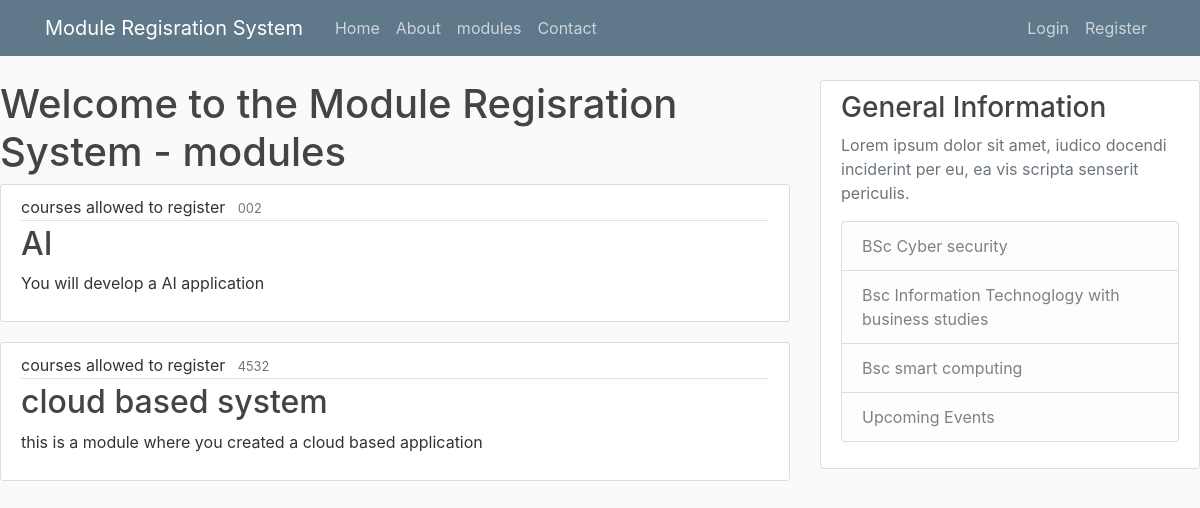
Before: /modules with the older database file.
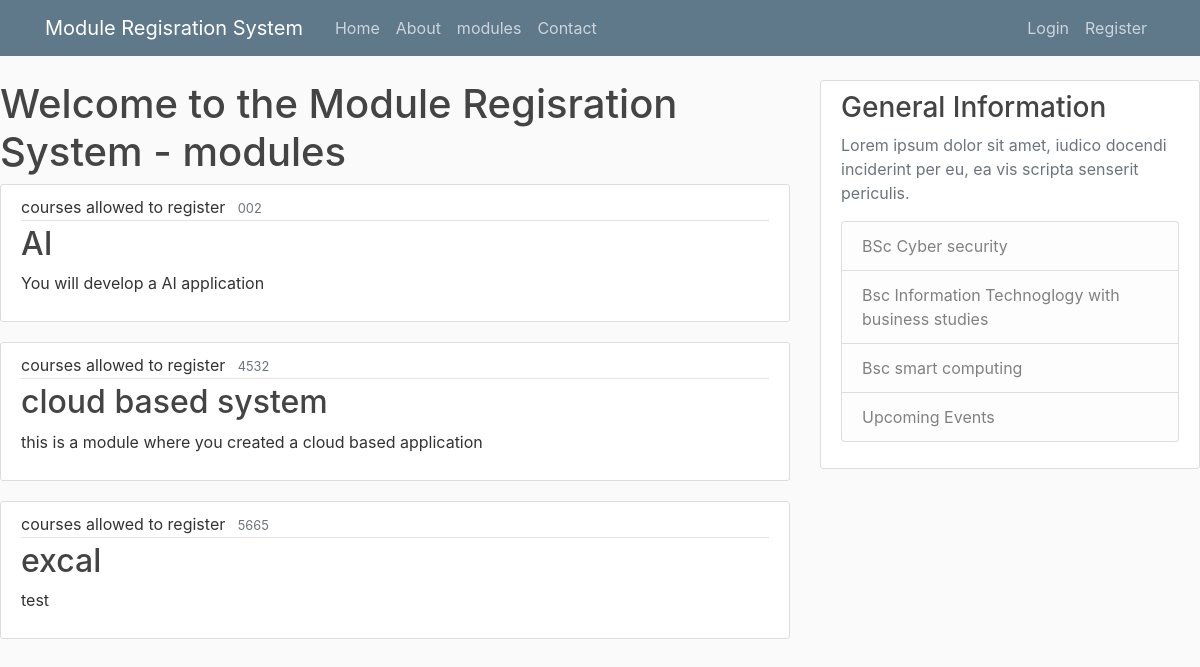
After: the same page with the newer database file.
### ModuleRegisrationSystem/models.py (models this page shows)
class Module(models.Model):
    Name = models.CharField(max_length = 100)
    Code = models.CharField(max_length = 100)
    Credit = models.CharField(max_length = 100)
    Category = models.CharField(max_length = 100)
    details = models.TextField()
    Availbity = models.CharField(max_length= 100, choices= [('yes', 'yes'), ('no', 'no')],default= 'yes')
    Groups = models.ManyToManyField(Group,related_name= 'modules')
    def __str__(self):
        return f'{self.Name}'

### ModuleRegisrationSystem/views.py (the view)
# urls.py: path('modules', PostListView.as_view(), name = 'modules'),
class PostListView(ListView):
    model = Module
    template_name = 'ModuleRegisrationSystem/modules.html'
    context_object_name = 'modules'
    ordering = ['Code']
    paginate_by = 5

### ModuleRegisrationSystem/templates/ModuleRegisrationSystem/modules.html (shortened to what this page needs)
{% extends "ModuleRegisrationSystem/base.html" %}
{% block content %}
    <h1>Welcome to the Module Regisration System - modules</h1>
{% for Module in modules %}
    <article class="media content-section">
        <div class="media-body">
        <div class="article-metadata">
            <a class ="mr-2"> courses allowed to register</a>
            <small class="text-muted">{{ Module.Code }}</small>
    </div>
    <h2><a class="article-title" href="#">{{ Module }}</a></h2>
    <p class="article-content">{{ Module.details }}</p>
    </div>
    </article>
{% endfor %}
{% endblock content %}

### ModuleRegisrationSystem/templates/ModuleRegisrationSystem/base.html (shortened to what this page needs)
{% load static %}
<!DOCTYPE html>
<html>
<head>
    <link rel="stylesheet" href="https://cdn.jsdelivr.net/npm/bootstrap@4.0.0/dist/css/bootstrap.min.css">
    <link rel="stylesheet" type="text/css" href="{% static 'css/styles.css'%}" />
</head>
<body>
    <div class="container">
        <header class="site-header">
            <nav class="navbar navbar-expand-md navbar-dark bg-steel fixed-top">
                <div class="container">
                <a class="navbar-brand mr-4" href="#">Module Regisration System</a>
                <div class="collapse navbar-collapse" id="navbarToggle">
                    <div class="navbar-nav mr-auto">
                        <a class="nav-item nav-link" href="{% url 'ModuleRegisrationSystem:home' %}">Home</a>
                        <a class="nav-item nav-link" href="{% url 'ModuleRegisrationSystem:about' %}">About</a>
                        <a class="nav-item nav-link" href="{% url 'ModuleRegisrationSystem:modules' %}">modules</a>
                        <a class="nav-item nav-link" href="{% url 'ModuleRegisrationSystem:contact' %}">Contact</a>
                    </div>
                    <div class="navbar-nav">
                        {% if user.is_authenticated %}
                        <a class="nav-item nav-link" href="{% url 'profile' %}">Profile</a>
                        <a class="nav-item nav-link" href="{% url 'logout' %}">Logout</a>
                        {% else %}
                            <a class="nav-item nav-link" href="{% url 'login' %}">Login</a>
                    <a class="nav-item nav-link" href="{% url 'register'%}">Register</a>
                            {% endif %}
                        </div>
                    </div>
                </div>
                </div>
        <div class="row">
            <div class="col-md-8">
            {% block content %}{% endblock %}
            </div>
            <div class="col-md-4">
                <div class="content-section">
                    <h3>General Information</h3>
                    <p class='text-muted'>Lorem ipsum dolor sit amet, iudico docendi inciderint per eu, ea vis scripta senserit periculis.
                      <ul class="list-group">
                        <li class="list-group-item list-group-item-light">BSc Cyber security</li>
                        <li class="list-group-item list-group-item-light">Bsc Information Technoglogy with business studies</li>
                        <li class="list-group-item list-group-item-light">Bsc smart computing </li>
                        <li class="list-group-item list-group-item-light">Upcoming Events</li>
                      </ul>
                    </p>
                  </div>
            </div>
        </div>
</body>
</html>

### ModuleRegisrationSystem/static/css/styles.css (style rules this page uses)
html { position: relative; min-height: 100%; }
body { background: #fafafa; color: #333333; margin-top: 5rem; margin-bottom: 50px; }
h1, h2, h3, h4, h5, h6 { color: #444444; }
ul { margin: 0; }
.bg-steel { background-color: #5f788a; }
.site-header .navbar-nav .nav-link { color: #cbd5db; }
.content-section { background: #ffffff; padding: 10px 20px; border: 1px solid #dddddd; border-radius: 3px; margin-bottom: 20px; }
.article-title { color: #444444; }
.article-content { white-space: pre-line; }
.article-metadata { padding-bottom: 1px; margin-bottom: 4px; border-bottom: 1px solid #e3e3e3 }

Changed rows visible on the page:
added Module: Code "5665", Name "excal", details "test"
